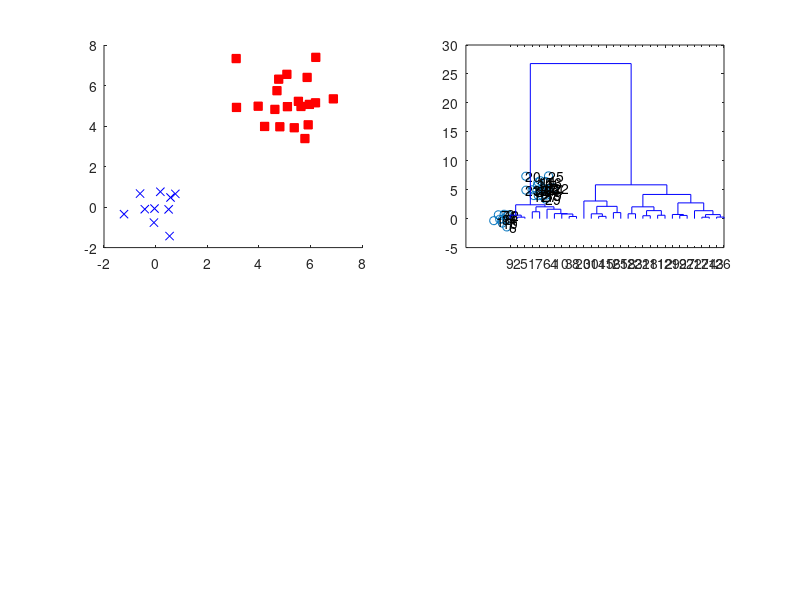

Reproduce this figure in MATLAB. (Note: this script raises an error after producing the figure.)
% Esempi di clustering gerarchico con dataset simulato

rng default
% Definisco il numero di unità im ciascun gruppo e la dimensione p
n1=10;
n2=20;
p=2;
X1=randn(n1,p);
dx=5;
X2=dx+randn(n2,p);
% I due gruppi vengono combinati in una matrice di dimensione (n1+n2)-by-p;
X=[X1; X2];

subplot(2,2,1)
% Diagramma di dispersione con simboli diversi per i due gruppi
hold('on')
plot(X1(:,1),X1(:,2),'bx','MarkerFaceColor','b')
plot(X2(:,1),X2(:,2),'rs','MarkerFaceColor','r')

subplot(2,2,2)
% Grafico a dispersione delle due colonne della matrice X con
% l'aggiunta del numero di ogni unità
lab=num2str((1:n1+n2)');
plot(X(:,1),X(:,2),'o')
text(X(:,1),X(:,2),lab)

% print -depsc figs\cluster.eps;

%% Cluster generchico utilizzando il metodo di Ward
% Si noti che questa volta l'input di linkage è la matrice dei dati
% Il terzo argomento euclidean poteva essere omesso
tree = linkage(X,'ward','euclidean');
% cutoff è la variabile che specifica dove tagliare il dendrogramma
cutoff=7;
dendrogram(tree,0,'ColorThreshold',cutoff)
% La funzione cluster, assegna le unità ai diversi gruppi. Ad esempio, se
% id(1)=3 e id(2)=1 significa che la riga 1 è stata assegnata al cluster 3,
% la riga due al cluster 1 ...
id=cluster(tree,"criterion","distance","cutoff",cutoff);
% Viene mostrata la distribuzione di frequenza delle assegnazioni delle
% unità ai diversi gruppi
disp(['Gruppi'   '        n_i'     '       100*f_i'])
disp(tabulate(id))
% Viene mostrata la matrice dei diagrammi di dispersione con l'indicazione
% del gruppo di appartenenza per ogni unità
figure
spmplot(X,id)
%print -depsc figs\cluster1.eps;
%print -depsc figs\cluster2.eps;

%% Cluster analysis gerarchica
% Applicare la metodologia del clustering gerarchico (utilizzando il
% metodo del legame medio e la metrica della distanza euclidea). Costruire
% il relativo dendrogramma, mostrando tutti i passi della procedura di
% agglomerazione.
% Personalizzare l'orientamento del dendrogramma  e/o la 'ColorThres
% Metodo gerarchico del legamo medio.
close all

% Es. metodo del legame medio ('average')
% Metrica utilizzata: distanza euclidea
tree = linkage(X,'average');

% Creazione del dendrogramma
% Il secondo argomento pari a 0
% specifica di mostrare tutti i nodi
dendrogram(tree,0)
% dendrogram(tree,0,'ColorThreshold',3.5)

% Taglio del dendrogramma  alla soglia di distanza 3.5
group = cluster(tree,'cutoff',3.5,'Criterion','distance');

% spmplot di FSDA per visualizzare i gruppi ottenuti
spmplot(X,group);
%print -depsc figs\cluster1.eps;
%print -depsc figs\cluster2.eps;

%% Dendrogrammi personalizzati
% Personalizzare l'orientamento del dendrogramma  e/o la 'ColorThreshold'.
tree = linkage(X,'average');
H = dendrogram(tree,'Orientation','left','ColorThreshold','default');
% Impostazione della linewidth del dendrogramma
set(H,'LineWidth',2)

